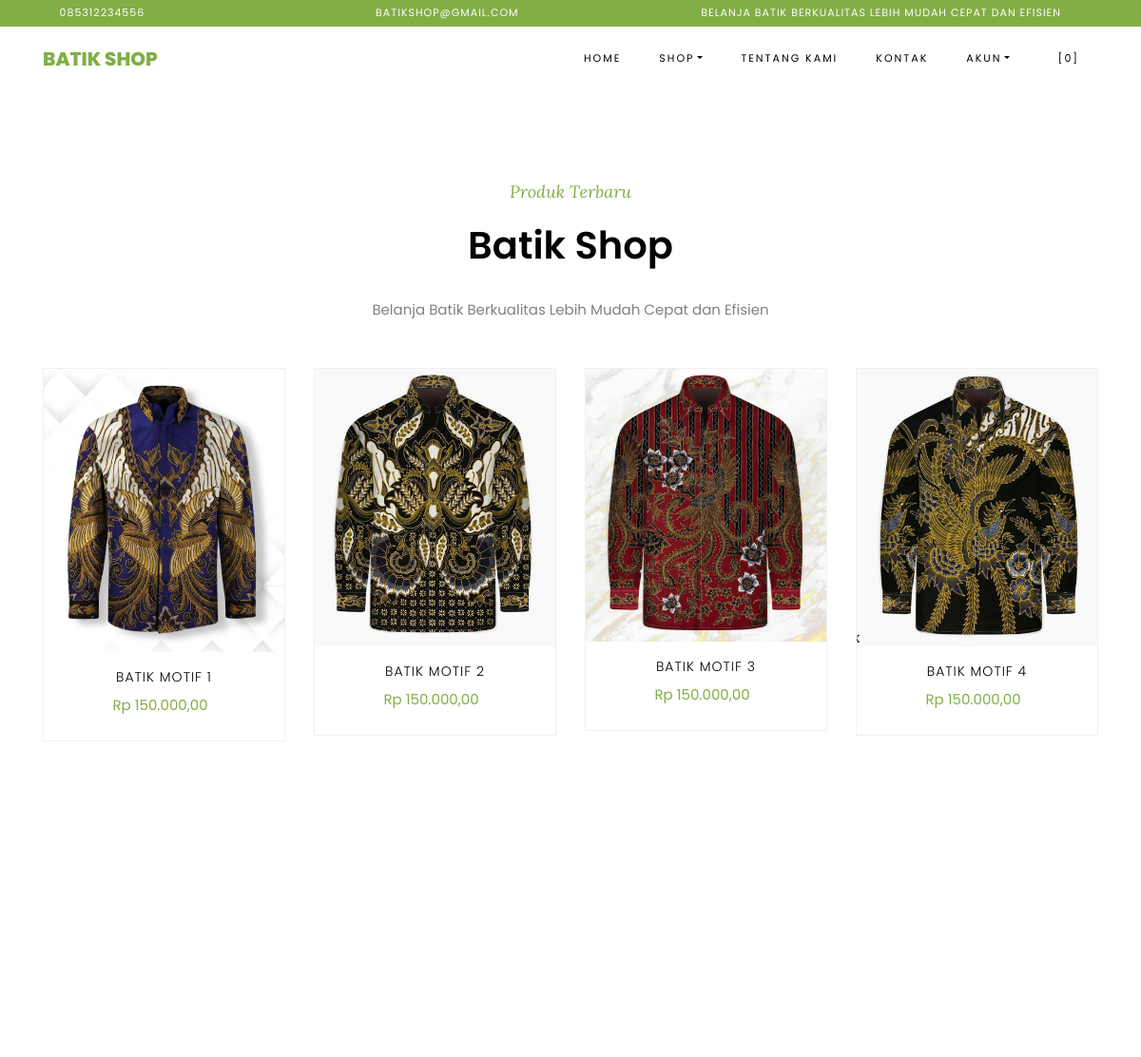
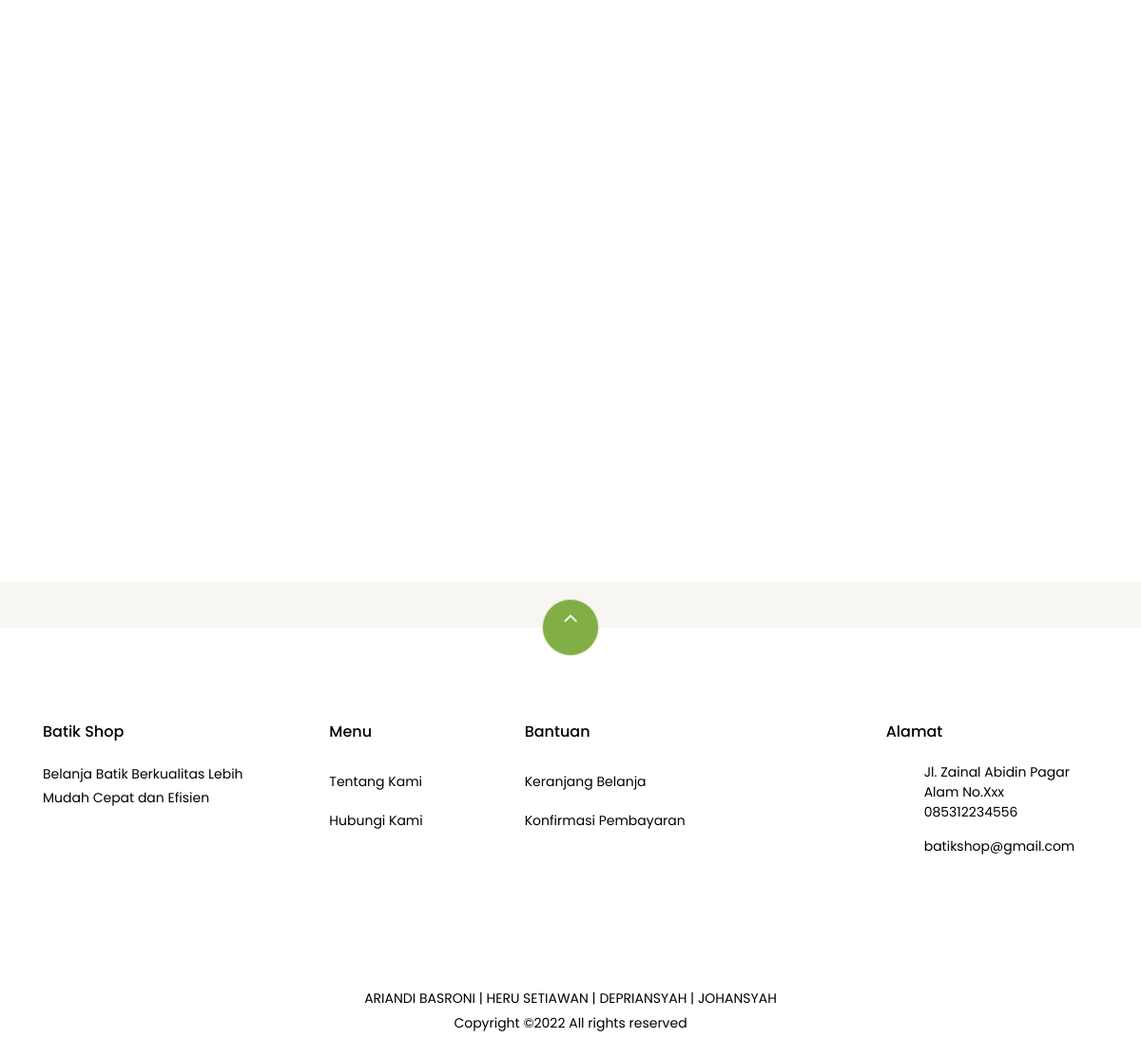
The page / on the database its author committed (2 pictures, top to bottom).
### tables this page shows
CREATE TABLE `settings` (
  `id` int(10) NOT NULL,
  `key` varchar(32) NOT NULL,
  `content` text NOT NULL
);

CREATE TABLE `products` (
  `id` bigint(20) NOT NULL,
  `category_id` int(10) DEFAULT NULL,
  `sku` varchar(32) DEFAULT NULL,
  `name` varchar(191) NOT NULL,
  `description` varchar(191) DEFAULT NULL,
  `picture_name` varchar(191) DEFAULT NULL,
  `price` decimal(8,2) NOT NULL,
  `current_discount` decimal(8,2) DEFAULT 0.00,
  `stock` int(10) NOT NULL,
  `product_unit` varchar(32) DEFAULT NULL,
  `is_available` tinyint(1) DEFAULT 1,
  `add_date` datetime DEFAULT NULL
);

### application/helpers/themes_helper.php (called while the page is built, shortened)
<?php
if ( ! function_exists('get_theme_name'))
{
    function get_theme_name() {
        $current_theme = get_settings('current_theme_name');
        return ($current_theme) ? $current_theme : false;
    }
}
if ( ! function_exists('get_template_part'))
{
    function get_template_part($file_name = null, $params = array()) {
        if ($file_name !== '') {
            $current_theme = get_theme_name();
            if ( file_exists($file_location = VIEWPATH .'themes/'. $current_theme .'/'. $file_name .'.php')) {
                $CI =& get_instance();
                $CI->load->view('themes/'. $current_theme .'/'. $file_name, $params);
            }
            else {
                echo '<div>Kesalahan: berkas tema <b>'. $file_name .'.php</b> tidak ditemukan.<br>Lokasi berkas: <b>'. $file_location .'</b></div>';
            }
        }
    }
}
if ( ! function_exists('get_header'))
{
    function get_header($params = null, $section = '', $current_section = '') {
        $load_params = array();
        if ( is_null($params)) {
            $load_params['title'] = get_settings('site_name');
        }
        else if ( is_string($params)) {
            $load_params['title'] = $params;
        }
        else if ( is_array($params)) {
            $load_params = $params;
        }
        else {
            $load_params['title'] = get_settings('site_name');
        }
        $load_params['sidebar_section'] = $section;
        $load_params['current_section'] = $current_section;
        get_template_part('header', $load_params);
    }
}
if ( ! function_exists('get_footer'))
{
    function get_footer($params = array()) {
        get_template_part('footer', $params);
    }
}
if ( ! function_exists('get_theme_uri'))
{
    function get_theme_uri($file_name = null, $theme_name = NULL)
    {
        $theme_name = ($theme_name == NULL) ? get_theme_name() : $theme_name;
        return is_null($file_name) ? base_url('assets/themes/'. $theme_name .'/') : base_url('assets/themes/'. $theme_name .'/'. $file_name) ;
    }
}

### application/controllers/Home.php (called while the page is built, shortened)
<?php
class Home extends CI_Controller {
    public function index() {
        $params['title'] = 'WELCOME';
        $products['products'] = $this->product->get_all_products();
        $products['best_deal'] = $this->product->best_deal_product();
        $products['reviews'] = $this->review->get_all_reviews();
        get_header($params);
        get_template_part('home', $products);
        get_footer();
    }
}

### index.php (called while the page is built, shortened)
<?php
require_once BASEPATH . 'core/CodeIgniter.php';

### application/helpers/global_helper.php (called while the page is built, shortened)
<?php
if (!function_exists('get_settings')) {
    function get_settings($key = '')
    {
        $CI = &get_instance();
        $row = $CI->db
            ->select('content')
            ->where('key', $key)
            ->get('settings')
            ->row();
        return $row->content;
    }
}
if (!function_exists('get_store_name')) {
    function get_store_name()
    {
        return get_settings('store_name');
    }
}

### application/helpers/session_helper.php (called while the page is built, shortened)
<?php
if (!function_exists('init')) {
    function init()
    {
        $CI = &get_instance();
        return $CI;
    }
}
if (!function_exists('session_data')) {
    function session_data()
    {
        $CI = init();
        $read_session_in_cookie = get_cookie('__ACTIVE_SESSION_DATA');
        $read_session_in_session = $CI->session->userdata('__ACTIVE_SESSION_DATA');
        if ($read_session_in_cookie) {
            $read_data = $CI->encryption->decrypt($read_session_in_cookie);
            $read_data = json_decode($read_data);
            return $read_data;
        } else if ($read_session_in_session) {
            $read_data = $CI->encryption->decrypt($read_session_in_session);
            $read_data = json_decode($read_data);
            return $read_data;
        } else {
            $default_session = new stdClass();
            $default_session->is_login = FALSE;
            $default_session->user_id = 0;
            $default_session->login_at = 0;
            $default_session->remember_me = FALSE;
            return $default_session;
        }
    }
}

### application/models/Product_model.php (called while the page is built, shortened)
<?php
class Product_model extends CI_Model {
    public function get_all_products()
    {
        return $this->db->get('products')->result();
    }
    public function best_deal_product()
    {
        $data = $this->db->where('is_available', 1)
            ->order_by('current_discount', 'DESC')
            ->limit(1)
            ->get('products')
            ->row();
        return $data;
    }
}

### application/models/Review_model.php (called while the page is built, shortened)
<?php
class Review_model extends CI_Model {
    public function get_all_reviews()
    {
        $reviews = $this->db->query("
            SELECT r.*, o.order_number, c.*
            FROM reviews r
            JOIN orders o
                ON o.id = r.order_id
            JOIN customers c
                ON c.user_id = r.user_id
        ");
        return $reviews->result();
    }
}

### application/views/themes/vegefoods/home.php (the view, shortened to what this page needs)
  <section class="ftco-section">
  <div class="container">
          <div class="row justify-content-center mb-3 pb-3">
    <div class="col-md-12 heading-section text-center ftco-animate">
        <span class="subheading">Produk Terbaru</span>
      <h2 class="mb-4"><?php echo get_store_name(); ?></h2>
      <p><?php echo get_settings('store_tagline'); ?></p>
    </div>
  </div>
  </div>
  <div class="container">
      <div class="row">
          <?php if ( count($products) > 0) : ?>
            <?php foreach ($products as $product) : ?>
          <div class="col-md-6 col-lg-3 ftco-animate">
              <div class="product">
                  <a href="<?php echo site_url('shop/product/'. $product->id .'/'. $product->sku .'/'); ?>" class="img-prod">
                      <img class="img-fluid" src="<?php echo base_url('assets/uploads/products/'. $product->picture_name); ?>" alt="<?php echo $product->name; ?>">
                  </a>
                  <div class="text py-3 pb-4 px-3 text-center">
                      <h3><a href="<?php echo site_url('shop/product/'. $product->id .'/'. $product->sku .'/'); ?>"><?php echo $product->name; ?></a></h3>
                      <div class="d-flex">
                          <div class="pricing">
                              <p class="price">
                                  <?php if ($product->current_discount > 0) : ?>
                                  <span class="mr-2 price-dc">Rp <?php echo format_rupiah($product->price); ?></span><span class="price-sale">Rp <?php echo format_rupiah($product->price - $product->current_discount); ?></span>
                                  <?php else : ?>
                                    <span class="mr-2"><span class="price-sale">Rp <?php echo format_rupiah($product->price - $product->current_discount); ?></span>
                                  <?php endif; ?>
                                </p>
                          </div>
                      </div>
                  </div>
              </div>
          </div>
            <?php endforeach; ?>
          <?php else : ?>
          <?php endif; ?>
      </div>
  </div>
</section>
<section class="ftco-section testimony-section">
    <div class="container">
      <div class="row justify-content-center mb-5 pb-3">
      </div>
    </div>
  </section>

### application/views/themes/vegefoods/header.php (shortened to what this page needs)
?><!DOCTYPE html>
<html lang="en">
  <head>
    <link rel="stylesheet" href="<?php echo get_theme_uri('css/open-iconic-bootstrap.min.css'); ?>">
    <link rel="stylesheet" href="<?php echo get_theme_uri('css/animate.css'); ?>">
    <link rel="stylesheet" href="<?php echo get_theme_uri('css/owl.carousel.min.css'); ?>">
    <link rel="stylesheet" href="<?php echo get_theme_uri('css/owl.theme.default.min.css'); ?>">
    <link rel="stylesheet" href="<?php echo get_theme_uri('css/magnific-popup.css'); ?>">
    <link rel="stylesheet" href="<?php echo get_theme_uri('css/aos.css'); ?>">
	<link rel="stylesheet" href="<?php echo get_theme_uri('css/ionicons.min.css'); ?>">
	<link rel="stylesheet" href="<?php echo get_theme_uri('js/plugins/@fortawesome/fontawesome-free/css/all.min.css', 'argon'); ?>">
    <link rel="stylesheet" href="<?php echo get_theme_uri('css/bootstrap-datepicker.css'); ?>">
    <link rel="stylesheet" href="<?php echo get_theme_uri('css/jquery.timepicker.css'); ?>">
    <link rel="stylesheet" href="<?php echo get_theme_uri('css/flaticon.css'); ?>">
    <link rel="stylesheet" href="<?php echo get_theme_uri('css/icomoon.css'); ?>">
	<link rel="stylesheet" href="<?php echo get_theme_uri('css/style.css'); ?>">
	<link rel="stylesheet" href="<?php echo base_url('assets/plugins/toastr/toastr.min.css'); ?>">
  </head>
  <body class="goto-here">
		<div class="py-1 bg-primary">
    	<div class="container">
    		<div class="row no-gutters d-flex align-items-start align-items-center px-md-0">
	    		<div class="col-lg-12 d-block">
		    		<div class="row d-flex">
		    			<div class="col-md pr-4 d-flex topper align-items-center">
					    	<div class="icon mr-2 d-flex justify-content-center align-items-center"><span class="icon-phone2"></span></div>
						    <span class="text"><?php echo get_settings('store_phone_number'); ?></span>
					    </div>
					    <div class="col-md pr-4 d-flex topper align-items-center">
					    	<div class="icon mr-2 d-flex justify-content-center align-items-center"><span class="icon-paper-plane"></span></div>
						    <span class="text"><?php echo get_settings('store_email'); ?></span>
					    </div>
					    <div class="col-md-5 pr-4 d-flex topper align-items-center text-lg-right">
						    <span class="text"><?php echo get_settings('store_tagline'); ?></span>
					    </div>
				    </div>
			    </div>
		    </div>
		  </div>
    </div>
    <nav class="navbar navbar-expand-lg navbar-dark ftco_navbar bg-dark ftco-navbar-light" id="ftco-navbar">
	    <div class="container">
	      <a class="navbar-brand" href="<?php echo base_url(); ?>"><?php echo get_store_name(); ?></a>
	      <div class="collapse navbar-collapse" id="ftco-nav">
	        <ul class="navbar-nav ml-auto">
	          <li class="nav-item active"><a href="<?php echo base_url(); ?>" class="nav-link">Home</a></li>
	          <li class="nav-item dropdown">
              <a class="nav-link dropdown-toggle" href="#" id="dropdown04" data-toggle="dropdown" aria-haspopup="true" aria-expanded="false">Shop</a>
            </li>
	          <li class="nav-item"><a href="<?php echo site_url('pages/about'); ?>" class="nav-link">Tentang Kami</a></li>
              <li class="nav-item"><a href="<?php echo site_url('pages/contact'); ?>" class="nav-link">Kontak</a></li>
              <li class="nav-item dropdown">
              <a class="nav-link dropdown-toggle" href="#" id="dropdown05" data-toggle="dropdown" aria-haspopup="true" aria-expanded="false">Akun</a>
            </li>
	          <li class="nav-item cta cta-colored"><a href="<?php echo site_url('shop/cart'); ?>" class="nav-link"><span class="icon-shopping_cart"></span>[<span class="cart-item-total">0</span>]</a></li>
	        </ul>
	      </div>
	    </div>
	  </nav>

### application/views/themes/vegefoods/footer.php (shortened to what this page needs)
<section class="ftco-section ftco-no-pt ftco-no-pb py-5 bg-light">
    <div class="container py-4">
    </div>
  </section>
  <footer class="ftco-footer ftco-section">
    <div class="container">
        <div class="row">
            <div class="mouse">
                      <a href="#" class="mouse-icon">
                          <div class="mouse-wheel"><span class="ion-ios-arrow-up"></span></div>
                      </a>
                  </div>
        </div>
      <div class="row mb-5">
        <div class="col-md">
          <div class="ftco-footer-widget mb-4">
            <h2 class="ftco-heading-2"><?php echo get_store_name(); ?></h2>
            <p><?php echo get_settings('store_description'); ?></p>
            <ul class="ftco-footer-social list-unstyled float-md-left float-lft mt-5">
            </ul>
          </div>
        </div>
        <div class="col-md">
          <div class="ftco-footer-widget mb-4 ml-md-5">
            <h2 class="ftco-heading-2">Menu</h2>
            <ul class="list-unstyled">
              <li><a href="<?php echo site_url('pages/about'); ?>" class="py-2 d-block">Tentang Kami</a></li>
              <li><a href="<?php echo site_url('pages/contact'); ?>" class="py-2 d-block">Hubungi Kami</a></li>
            </ul>
          </div>
        </div>
        <div class="col-md-4">
           <div class="ftco-footer-widget mb-4">
            <h2 class="ftco-heading-2">Bantuan</h2>
            <div class="d-flex">
                <ul class="list-unstyled mr-l-5 pr-l-3 mr-4">
                  <li><a href="<?php echo site_url('shop/cart'); ?>" class="py-2 d-block">Keranjang Belanja</a></li>
                  <li><a href="<?php echo site_url('customer/payments/confirm'); ?>" class="py-2 d-block">Konfirmasi Pembayaran</a></li>
                </ul>
              </div>
          </div>
        </div>
        <div class="col-md">
          <div class="ftco-footer-widget mb-4">
              <h2 class="ftco-heading-2">Alamat</h2>
              <div class="block-23 mb-3">
                <ul>
                  <li><span class="icon icon-map-marker"></span><span class="text"><?php echo get_settings('store_address'); ?></span></li>
                  <li><a href="#"><span class="icon icon-phone"></span><span class="text"><?php echo get_settings('store_phone_number'); ?></span></a></li>
                  <li><a href="#"><span class="icon icon-envelope"></span><span class="text"><?php echo get_settings('store_email'); ?></span></a></li>
                </ul>
              </div>
          </div>
        </div>
      </div>
      <div class="row">
        <div class="col-md-12 text-center">
          <p>
                     ARIANDI BASRONI | HERU SETIAWAN | DEPRIANSYAH | JOHANSYAH
</br> Copyright &copy;<script>document.write(new Date().getFullYear());</script> All rights reserved
                      </p>
        </div>
      </div>
    </div>
  </footer>
</body>
</html>

### rows shown on the page
settings: content "085312234556"
settings: content "BATIKSHOP@GMAIL.COM", content "batikshop@gmail.com"
settings: content "BELANJA BATIK BERKUALITAS LEBIH MUDAH CEPAT DAN EFISIEN", content "Belanja Batik Berkualitas Lebih Mudah Cepat dan Efisien"
settings: content "BATIK SHOP", content "Batik Shop"
products: picture_name (picture), name "BATIK MOTIF 1"
products: picture_name (picture), name "BATIK MOTIF 2"
products: picture_name (picture), name "BATIK MOTIF 3"
products: picture_name (picture), name "BATIK MOTIF 4"
settings: content "Belanja Batik Berkualitas Lebih Mudah Cepat dan Efisien"
settings: content "Jl. Zainal Abidin Pagar Alam No.Xxx"
